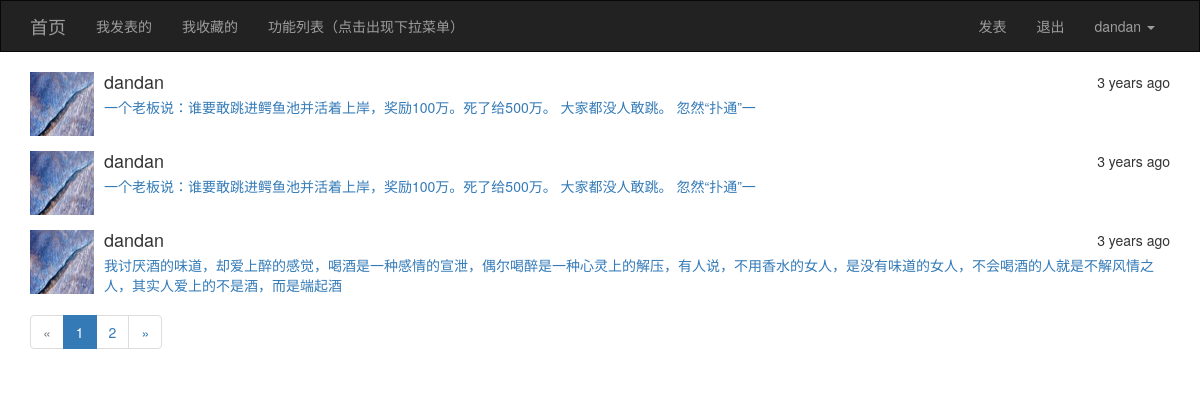
Screenshot of /user/favorite/ (signed in) with the database file from the repository.
### app/models/user.py (models this page shows, shortened)
class User(UserMixin, db.Model):
    __tablename__ = 'users'
    id = db.Column(db.Integer, primary_key=True)
    username = db.Column(db.String(32), unique=True)
    password_hash = db.Column(db.String(128))
    email = db.Column(db.String(64), unique=True)
    confirmed = db.Column(db.Boolean, default=False)
    icon = db.Column(db.String(64), default='default.jpg')
    posts = db.relationship('Posts', backref='user', lazy='dynamic')  # 动态加载
    favorites = db.relationship('Posts', secondary='collections', backref=db.backref('users', lazy='dynamic'), lazy='dynamic')
    @property
    def password(self):
        raise AttributeError('密码是不可读属性')

### app/models/posts.py (models this page shows)
class Posts(db.Model):
    __tablename__ = 'posts'
    id = db.Column(db.Integer, primary_key=True)
    rid = db.Column(db.Integer, index=True, default=0)
    content = db.Column(db.Text)
    timestamp = db.Column(db.DateTime, default=datetime.utcnow)
    collect_count = db.Column(db.Integer, default=0)
    uid = db.Column(db.Integer, db.ForeignKey('users.id'))

### app/views/user.py (the view)
@user.route('/favorite/')
@login_required
def favorite():
    page = request.args.get('page', 1, type=int)
    lis = []
    for i in current_user.favorites.all():
        lis.append(i.id)
    pagination = Posts.query.filter(Posts.id.in_(lis)).order_by(Posts.timestamp.desc()).paginate(page, per_page=3,
                                                                                        error_out=False)
    posts = pagination.items
    return render_template('user/my_favorites.html', posts=posts, pagination=pagination)

### app/models/user.py (called while the page is built)
@login_manager.user_loader
def load_user(uid):
    return User.query.get(int(uid))

### app/templates/user/my_favorites.html (shortened to what this page needs)
{% extends 'common/base.html' %}
{% from 'common/macro.html' import pagination_show %}
{% block page_content %}
    {% for post in posts %}
        <div class="media">
          <div class="media-left">
            <a href="#">
              <img class="media-object" src="{{ url_for('static', filename='upload/' + post.user.icon) }}" alt="头像" style="width: 64px; height: 64px">
            </a>
          </div>
          <div class="media-body">
              <div style="float:right;">
                  {{ moment(post.timestamp).fromNow() }}
              </div>
            <h4 class="media-heading">{{ post.user.username }}</h4>
            <a href="{{ url_for('main.post_detail', id=post.id) }}">
                {{ post.content }}
            </a>
          </div>
        </div>
    {% endfor %}
    {{ pagination_show(pagination, 'user.favorite') }}
{% endblock %}

### app/templates/common/base.html (shortened to what this page needs)
{% extends 'bootstrap/base.html' %}
{% import 'bootstrap/wtf.html' as wtf %}
{% block styles %}
    {{ super() }}
{% endblock %}
{% block navbar %}
    <nav class="navbar navbar-inverse" style="border-radius: 0px;">
        <div class="container">
            <div class="navbar-header">
                <a class="navbar-brand" href="{{ url_for('main.index') }}">首页</a>
            </div>
            <div class="collapse navbar-collapse">
                <ul class="nav navbar-nav">
                    <li><a href="{{ url_for('user.mine') }}">我发表的</a></li>
                    <li><a href="{{ url_for('user.favorite') }}">我收藏的</a></li>
                    <li onclick = "f('sub_menu_1')"><a>功能列表（点击出现下拉菜单）</a>
                    </li>
                </ul>
                <ul class="nav navbar-nav navbar-right">
                <li><a href="{{ url_for('posts.pub') }}">发表</a></li>
                {% if current_user.is_authenticated %}
                    <li><a href="{{ url_for('user.logout') }}">退出</a></li>
                    <li class="dropdown">
                        <a href="#" class="dropdown-toggle" data-toggle="dropdown" role="button" aria-haspopup="true"
                           aria-expanded="false">{{ current_user.username }} <span class="caret"></span></a>
                    </li>
                {% else %}
                    <li><a href="{{ url_for('user.register') }}">注册</a></li>
                    <li><a href="{{ url_for('user.login') }}">登录</a></li>
                {% endif %}
                </ul>
            </div>
        </div>
    </nav>
{% endblock %}
{% block content %}
    <div class="container">
        {% block page_content %}默认内容{% endblock %}
    </div>
{% endblock %}

### rows the page displays
User: username "dandan"
Posts: icon (picture), timestamp "3 years ago", user.username "dandan", content "一个老板说：谁要敢跳进鳄鱼池并活着上岸，奖励100万。死了给500万。 大家都没人敢跳。 忽然“扑通”一"
Posts: icon (picture), timestamp "3 years ago", user.username "dandan", content "一个老板说：谁要敢跳进鳄鱼池并活着上岸，奖励100万。死了给500万。 大家都没人敢跳。 忽然“扑通”一"
Posts: icon (picture), timestamp "3 years ago", user.username "dandan", content "我讨厌酒的味道，却爱上醉的感觉，喝酒是一种感情的宣泄，偶尔喝醉是一种心灵上的解压，有人说，不用香水的女人，是没有味道的女人，不会喝酒的人就是不解风情之人，其实人爱上的不是酒，而是端起酒"

### other values shown
{{ p }} "1" "2"
